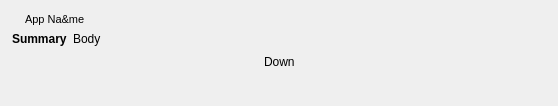
<?xml version="1.0" encoding="UTF-8"?>
<ui version="4.0">
 <class>NotificationPopup</class>
 <widget class="QDialog" name="NotificationPopup">
  <property name="geometry">
   <rect>
    <x>0</x>
    <y>0</y>
    <width>558</width>
    <height>105</height>
   </rect>
  </property>
  <property name="windowTitle">
   <string notr="true">Dialog</string>
  </property>
  <layout class="QVBoxLayout" name="verticalLayout">
   <property name="spacing">
    <number>0</number>
   </property>
   <property name="leftMargin">
    <number>0</number>
   </property>
   <property name="topMargin">
    <number>0</number>
   </property>
   <property name="rightMargin">
    <number>0</number>
   </property>
   <property name="bottomMargin">
    <number>0</number>
   </property>
   <item>
    <widget class="QWidget" name="mainWidget" native="true">
     <property name="autoFillBackground">
      <bool>true</bool>
     </property>
     <layout class="QVBoxLayout" name="verticalLayout_2">
      <property name="spacing">
       <number>0</number>
      </property>
      <property name="leftMargin">
       <number>6</number>
      </property>
      <property name="topMargin">
       <number>6</number>
      </property>
      <property name="rightMargin">
       <number>6</number>
      </property>
      <property name="bottomMargin">
       <number>6</number>
      </property>
      <item>
       <layout class="QHBoxLayout" name="horizontalLayout_5">
        <property name="spacing">
         <number>0</number>
        </property>
        <property name="leftMargin">
         <number>6</number>
        </property>
        <property name="topMargin">
         <number>6</number>
        </property>
        <property name="rightMargin">
         <number>6</number>
        </property>
        <property name="bottomMargin">
         <number>6</number>
        </property>
        <item>
         <layout class="QVBoxLayout" name="verticalLayout_3">
          <property name="spacing">
           <number>0</number>
          </property>
          <item>
           <layout class="QHBoxLayout" name="horizontalLayout_7">
            <property name="spacing">
             <number>6</number>
            </property>
            <item>
             <widget class="QLabel" name="appIcon">
              <property name="text">
               <string/>
              </property>
             </widget>
            </item>
            <item>
             <widget class="QLabel" name="appnameLabel">
              <property name="sizePolicy">
               <sizepolicy hsizetype="Expanding" vsizetype="Preferred">
                <horstretch>0</horstretch>
                <verstretch>0</verstretch>
               </sizepolicy>
              </property>
              <property name="font">
               <font>
                <pointsize>8</pointsize>
               </font>
              </property>
              <property name="text">
               <string notr="true">App Na&amp;me</string>
              </property>
             </widget>
            </item>
           </layout>
          </item>
          <item>
           <widget class="QWidget" name="ContentsWidget" native="true">
            <layout class="QHBoxLayout" name="horizontalLayout">
             <property name="spacing">
              <number>6</number>
             </property>
             <property name="leftMargin">
              <number>0</number>
             </property>
             <property name="topMargin">
              <number>6</number>
             </property>
             <property name="rightMargin">
              <number>0</number>
             </property>
             <property name="bottomMargin">
              <number>0</number>
             </property>
             <item>
              <widget class="QLabel" name="summaryLabel">
               <property name="font">
                <font>
                 <weight>75</weight>
                 <bold>true</bold>
                </font>
               </property>
               <property name="text">
                <string notr="true">Summary</string>
               </property>
               <property name="alignment">
                <set>Qt::AlignLeading|Qt::AlignLeft|Qt::AlignTop</set>
               </property>
              </widget>
             </item>
             <item>
              <widget class="QLabel" name="bodyLabel">
               <property name="sizePolicy">
                <sizepolicy hsizetype="Expanding" vsizetype="Preferred">
                 <horstretch>0</horstretch>
                 <verstretch>0</verstretch>
                </sizepolicy>
               </property>
               <property name="text">
                <string notr="true">Body</string>
               </property>
               <property name="alignment">
                <set>Qt::AlignLeading|Qt::AlignLeft|Qt::AlignTop</set>
               </property>
               <property name="wordWrap">
                <bool>true</bool>
               </property>
              </widget>
             </item>
            </layout>
           </widget>
          </item>
         </layout>
        </item>
        <item>
         <widget class="QLabel" name="bigIconLabel">
          <property name="text">
           <string/>
          </property>
         </widget>
        </item>
       </layout>
      </item>
      <item>
       <widget class="QWidget" name="downContainer" native="true">
        <layout class="QHBoxLayout" name="horizontalLayout_3">
         <property name="leftMargin">
          <number>0</number>
         </property>
         <property name="topMargin">
          <number>0</number>
         </property>
         <property name="rightMargin">
          <number>0</number>
         </property>
         <property name="bottomMargin">
          <number>0</number>
         </property>
         <item>
          <spacer name="horizontalSpacer_2">
           <property name="orientation">
            <enum>Qt::Horizontal</enum>
           </property>
           <property name="sizeHint" stdset="0">
            <size>
             <width>40</width>
             <height>20</height>
            </size>
           </property>
          </spacer>
         </item>
         <item>
          <widget class="QLabel" name="downArrow">
           <property name="text">
            <string notr="true">Down</string>
           </property>
          </widget>
         </item>
         <item>
          <spacer name="horizontalSpacer_3">
           <property name="orientation">
            <enum>Qt::Horizontal</enum>
           </property>
           <property name="sizeHint" stdset="0">
            <size>
             <width>40</width>
             <height>20</height>
            </size>
           </property>
          </spacer>
         </item>
        </layout>
       </widget>
      </item>
      <item>
       <widget class="QWidget" name="buttonsWidget" native="true">
        <layout class="QHBoxLayout" name="horizontalLayout_2">
         <property name="spacing">
          <number>0</number>
         </property>
         <property name="leftMargin">
          <number>0</number>
         </property>
         <property name="topMargin">
          <number>6</number>
         </property>
         <property name="rightMargin">
          <number>0</number>
         </property>
         <property name="bottomMargin">
          <number>0</number>
         </property>
         <item>
          <widget class="QWidget" name="actionsWidget" native="true">
           <layout class="QHBoxLayout" name="horizontalLayout_4">
            <property name="spacing">
             <number>0</number>
            </property>
            <property name="leftMargin">
             <number>0</number>
            </property>
            <property name="topMargin">
             <number>0</number>
            </property>
            <property name="rightMargin">
             <number>0</number>
            </property>
            <property name="bottomMargin">
             <number>0</number>
            </property>
           </layout>
          </widget>
         </item>
         <item>
          <spacer name="horizontalSpacer">
           <property name="orientation">
            <enum>Qt::Horizontal</enum>
           </property>
           <property name="sizeHint" stdset="0">
            <size>
             <width>40</width>
             <height>20</height>
            </size>
           </property>
          </spacer>
         </item>
         <item>
          <widget class="QPushButton" name="dismissButton">
           <property name="text">
            <string/>
           </property>
           <property name="icon">
            <iconset theme="dialog-close">
             <normaloff>.</normaloff>.</iconset>
           </property>
           <property name="flat">
            <bool>true</bool>
           </property>
          </widget>
         </item>
        </layout>
       </widget>
      </item>
     </layout>
    </widget>
   </item>
  </layout>
 </widget>
 <resources/>
 <connections/>
</ui>
